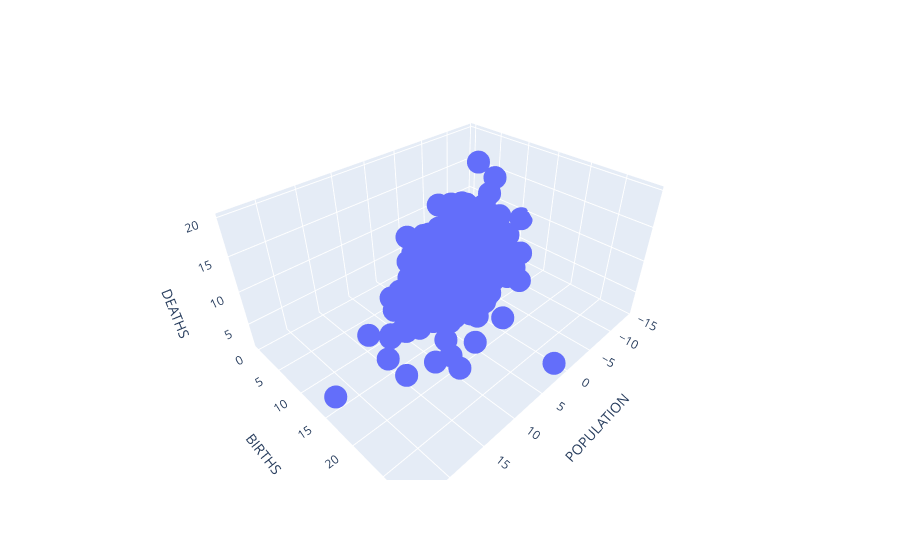

Notebook cell for this chart:
### Code cell
#graficamos los datos con px en 3d
fig = px.scatter_3d(county_west_census_filtered, x='POPULATION', y='BIRTHS', z='DEATHS')
fig.show()

### Figure 1 — Plotly figure (JSON) as saved in the notebook; plotly's stock layout.template omitted (floating-point values rounded to 4 significant figures; data arrays with more than 128 entries replaced by an {"elided": "..."} marker saying what was removed)
{"data": [{"hovertemplate": "POPULATION=%{x}<br>BIRTHS=%{y}<br>DEATHS=%{z}<extra></extra>", "legendgroup": "", "marker": {"color": "#636efa", "symbol": "circle"}, "mode": "markers", "name": "", "scene": "scene", "showlegend": false, "type": "scatter3d", "x": {"elided": "340 float values"}, "y": {"elided": "340 float values"}, "z": {"elided": "340 float values"}}], "layout": {"legend": {"tracegroupgap": 0}, "margin": {"t": 60}, "scene": {"domain": {"x": [0, 1], "y": [0, 1]}, "xaxis": {"title": {"text": "POPULATION"}}, "yaxis": {"title": {"text": "BIRTHS"}}, "zaxis": {"title": {"text": "DEATHS"}}}}}
